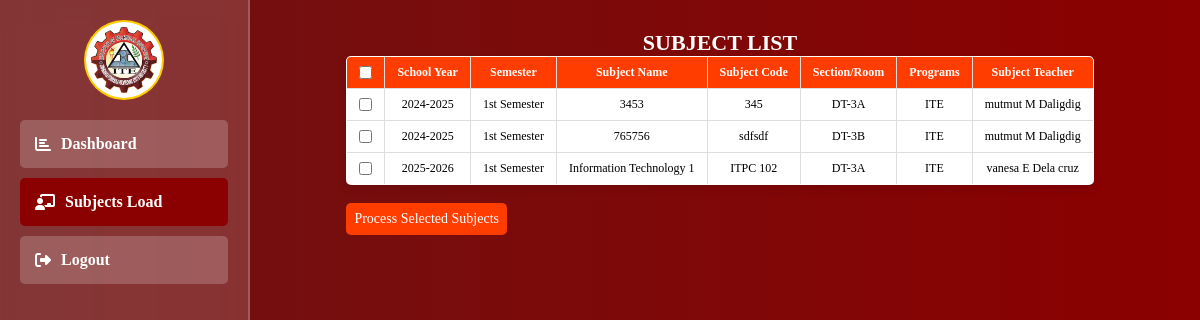
/student/subject_load.php (signed in), run on the app's committed database.
### tables this page shows
CREATE TABLE `subject_year` (
  `id` int(11) NOT NULL,
  `name` varchar(100) NOT NULL,
  `code` varchar(100) NOT NULL,
  `created_at` datetime NOT NULL DEFAULT current_timestamp(),
  `program_id` int(11) DEFAULT NULL,
  `semester_id` int(11) DEFAULT NULL,
  `year_id` int(11) DEFAULT NULL,
  `teacher_id` int(11) DEFAULT NULL,
  `section_id` int(11) DEFAULT NULL
);

CREATE TABLE `school_year` (
  `id` int(11) NOT NULL,
  `school_year` varchar(100) NOT NULL,
  `create_at` timestamp NOT NULL DEFAULT current_timestamp()
);

CREATE TABLE `semesters` (
  `id` int(11) NOT NULL,
  `semester` varchar(100) NOT NULL
);

CREATE TABLE `sections` (
  `id` int(11) NOT NULL,
  `section_name` varchar(50) NOT NULL,
  `created_at` datetime NOT NULL DEFAULT current_timestamp(),
  `admin_id` int(11) DEFAULT NULL,
  `teacher_id` int(11) DEFAULT NULL,
  `student_id` int(11) DEFAULT NULL
);

CREATE TABLE `programs` (
  `id` int(11) NOT NULL,
  `program_name` varchar(100) NOT NULL,
  `program_code` varchar(50) NOT NULL
);

### student/student_function.php (called while the page is built, shortened)
<?php
include "../db_connect.php";
function getYearSubjectStudent()
{
    global $pdo;
    try {
        $stmt = $pdo->prepare("
            SELECT sy.id AS subject_id, sy.name, sy.code,
            sm.id AS semester_id, sm.semester,
            sy2.id AS school_year_id, sy2.school_year,
            s.id AS section_id, s.section_name,
            p.id AS program_id, p.program_name,
            t.id AS teacher_id,CONCAT(t.fname, ' ', t.mname, ' ', t.lname) AS teacher_full_name
            FROM subject_year sy
            INNER JOIN semesters sm ON sy.semester_id = sm.id
            INNER JOIN school_year sy2 ON sy.year_id = sy2.id
            INNER JOIN sections s ON sy.section_id = s.id
            INNER JOIN programs p ON sy.program_id = p.id
            INNER JOIN teachers t ON sy.teacher_id = t.id
        ");
        $stmt->execute();
        return $stmt->fetchAll(PDO::FETCH_ASSOC);
    } catch (PDOException $e) {
        error_log("Database Error: " . $e->getMessage());
        return [];
    }
}

### student/subject_load.php (the view, shortened to what this page needs)
<?php
include "../db_connect.php";
include "./student_function.php";
?>
<head>
    <link rel="stylesheet" href="https://cdnjs.cloudflare.com/ajax/libs/font-awesome/6.2.0/css/all.css">
</head>
<?php include "./sidebar.php"; ?>
<div class="sidebar">
    <div class="profile-info">
        <img src="../images/ITE.png" alt="Profile Icon" class="profile-icon">
    </div>
    <div class="sidebar-item">
        <a href="./index.php"><i class="fas fa-chart-bar"></i> Dashboard</a>
    </div>
    <div class="sidebar-item" style="background-color: red;">
        <a href="./subject_load.php"><i class="fas fa-chalkboard-teacher"></i> Subjects Load </a>
    </div>
    <div class="sidebar-item">
        <a href="./logout.php"><i class="fas fa-sign-out-alt"></i> Logout</a>
    </div>
</div>
<div class="content">
    <div class="dashboard-container">
        <div class="right-content">
            <h2>Subject List</h2>
            <div class="dashboard-container">
                <form action="./process_subjects.php" method="post">
                    <table border="1" cellpadding="8" cellspacing="0">
                        <thead>
                            <tr>
                                <th><input type="checkbox" id="selectAll" onclick="toggleAllCheckboxes()"></th>
                                <th>School Year</th>
                                <th>Semester</th>
                                <th>Subject Name</th>
                                <th>Subject Code</th>
                                <th>Section/Room</th>
                                <th>Programs</th>
                                <th>Subject Teacher</th>
                            </tr>
                        </thead>
                        <tbody>
                            <?php
                            $subjects = getYearSubjectStudent();
                            if (!empty($subjects)) {
                                foreach ($subjects as $subject) {
                                    echo "<tr>
                                            <td>
                                                <input type='checkbox' name='selected_subjects[]' value='{$subject['subject_id']}' class='subjectCheckbox'>
                                            </td>
                                            <td>{$subject['school_year']}</td>
                                            <td>{$subject['semester']}</td>
                                            <td>{$subject['name']}</td>
                                            <td>{$subject['code']}</td>
                                            <td>{$subject['section_name']}</td>
                                            <td>{$subject['program_name']}</td>
                                            <td>{$subject['teacher_full_name']}</td>
                                        </tr>";
                                }
                            } else {
                                echo "<tr>
                                        <td colspan='8' style='text-align: center;'>No subjects available.</td>
                                      </tr>";
                            }
                            ?>
                        </tbody>
                    </table>
                    <br>
                    <input type="submit" name="submit_selected" value="Process Selected Subjects">
                </form>
            </div>
        </div>
    </div>
</div>

### student/subject_load.php (style rules this page uses)
* { margin: 0; padding: 0; box-sizing: border-box; font-family: 'Georgia', serif; }
.sidebar { width: 250px; height: 100vh; background: rgba(255, 255, 255, 0.15); backdrop-filter: blur(10px); padding: 20px; position: fixed; left: 0; top: 0; overflow-y: auto; border-right: 2px solid rgba(255, 255, 255, 0.2); }
.sidebar .profile-info { text-align: center; margin-bottom: 20px; }
.sidebar .profile-icon { width: 80px; border-radius: 50%; background: white; padding: 5px; border: 2px solid #ffcc00; }
.sidebar-item { padding: 15px; margin: 10px 0; background: rgba(255, 255, 255, 0.2); border-radius: 5px; transition: 0.3s; font-size: 16px; }
.sidebar-item a { color: #FFFFFF; text-decoration: none; display: flex; align-items: center; font-weight: bold; }
.sidebar-item a i { margin-right: 10px; }
.content { padding: 10px; width: calc(90% - 80px); display: flex; flex-direction: column; align-items: center; margin-left: 240px; }
form input[type="submit"] { background-color: #ff3d00; color: white; padding: 8px; border: none; border-radius: 5px; cursor: pointer; font-size: 14px; transition: 0.3s; }
table { width: 100%; max-width: 1000px; border-collapse: collapse; text-align: center; background: white; border-radius: 5px; overflow: hidden; box-shadow: 0px 4px 10px rgba(0, 0, 0, 0.1); }
th, td { border: 1px solid #ddd; padding: 8px 12px; font-size: 12px; }
th { background-color: #ff3d00; color: white; font-weight: bold; }
h2 { margin-top: 20px; text-align: center; color: white; font-size: 22px; font-weight: bold; text-transform: uppercase; }
.sidebar-item a { font-size: 16px; }

### data on the page
subject_year: year.school_year "2024-2025", semester.semester "1st Semester", name "3453", code "345", section.section_name "DT-3A", program.program_name "ITE", teacher_full_name "mutmut M Daligdig"
subject_year: year.school_year "2024-2025", semester.semester "1st Semester", name "765756", code "sdfsdf", section.section_name "DT-3B", program.program_name "ITE", teacher_full_name "mutmut M Daligdig"
subject_year: year.school_year "2025-2026", semester.semester "1st Semester", name "Information Technology 1", code "ITPC 102", section.section_name "DT-3A", program.program_name "ITE", teacher_full_name "vanesa E Dela cruz"
